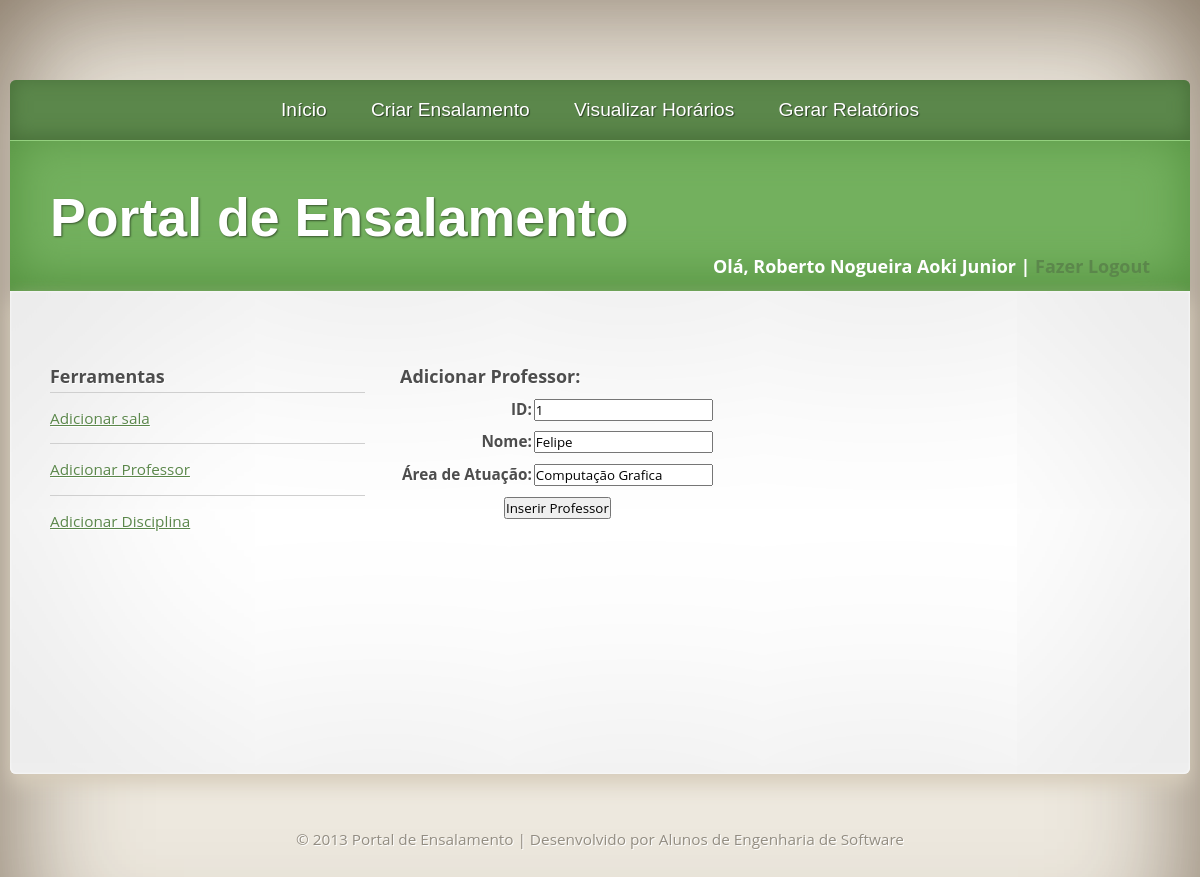
The app's page /atualiza_add_professor.php?acao=atualizarprofessor&id=1 (signed in) with its own data.
### tables this page shows
CREATE TABLE IF NOT EXISTS `professor` (
  `ID_PROFESSOR` int(11) NOT NULL AUTO_INCREMENT,
  `NOME` varchar(40) NOT NULL,
  `AREA_ATUA` varchar(50) NOT NULL,
  `CARGA_HR_T` int(3) NOT NULL,
  `CARGA_HR_D` int(3) NOT NULL,
  PRIMARY KEY (`ID_PROFESSOR`)
);

### atualiza_add_professor.php (the view, shortened to what this page needs)
<?php
$acao = $_REQUEST['acao'];
if($acao=="atualizarprofessor"){
	$id=$_REQUEST['id'];
	$sql = "SELECT * FROM professor WHERE ID_PROFESSOR = $id";
	$resulto = mysql_query($sql);
	if($tbl=mysql_fetch_array($resulto)){
		$codigo=$tbl["ID_PROFESSOR"];
		$nome=$tbl["NOME"];
		$area=$tbl["AREA_ATUA"];
	}else{
		echo 'registro nao encontrado';
	}
}
?>
<!DOCTYPE html PUBLIC "-//W3C//DTD XHTML 1.0 Strict//EN" "http://www.w3.org/TR/xhtml1/DTD/xhtml1-strict.dtd">
<html xmlns="http://www.w3.org/1999/xhtml">
	<head>
		<link rel="stylesheet" type="text/css" href="estilo.css" />
	</head>
	<body>
		<div id="corpo">
		<div id="banner">
			<div id="menu">
				<ul>
					<li><a href="index.php">Início</a></li>
					<li><a href="criar_ensalamento.php">Criar Ensalamento</a></li>
					<li><a href="visul_hora.php">Visualizar Horários</a></li>
					<li><a href="gera_relat.php">Gerar Relatórios</a></li>
				</ul>
				<br/>
			</div>
			<div id="cabecalho">
				<div id="logo">
					<h1><a href="index.php">Portal de Ensalamento</a></h1>
				</div>
                <div id="info">
					<h3><?php echo "Olá, " . $_SESSION['usuarioNome'];?> | <a href="logout.php">Fazer Logout</a></h3>
                </div>
			</div>
			<div id="pagina">
				<div id="lateral">
					<div class="caixa">
						<h3>Ferramentas</h3>
						<ul class="lista">
							<li><a href="add_sala.php">Adicionar sala</a></li>
							<li><a href="add_professor.php">Adicionar Professor</a></li>
							<li><a href="add_materia.php">Adicionar Disciplina</a></li>
						</ul>
					</div>
				</div>
				<div id="conteudo">
					<div class="caixa">
                    <h3>Adicionar Professor:</h3>
                    <form name="form" method="post" action="efetua_registro.php?tipo=professor">
                      <table border="0" align="center">
                        <tr>
                          <th align="right" scope="row">ID:</th>
                          <td><input type="text" name="id" value="<?php echo $codigo;?>"/></td>
                        </tr>
                        <tr>
                          <th align="right" scope="row">Nome:</th>
                          <td><input type="text" name="professor" value="<?php echo $nome;?>"/></td>
                        </tr>
                        <tr>
                          <th align="right" scope="row">Área de Atuação:</th>
                          <td><input type="text" name="atua" value="<?php echo $area;?>"/></td>
                        </tr>
                        <tr>
                          <th colspan="2" align="center" scope="row"><input type="submit" value="Inserir Professor"/></th>
                        </tr>
                      </table>
                    </form>
                    <p>&nbsp;</p>
					</div>
				  <p>&nbsp;</p>
				  <p>&nbsp;</p>
				  <p>&nbsp;</p>
				  <p>&nbsp;</p>
					<p><br/>
				  </p>
                </div>
				<br/>
			</div>
		</div>
		<div id="rodape">
			&copy; 2013 Portal de Ensalamento | Desenvolvido por Alunos de Engenharia de Software
		</div>
		</div>
	</body>
</html>

### estilo.css (style rules this page uses)
* { margin: 0; padding: 0; }
a { text-decoration: underline; color: #5B874B; }
body { color: #4D4D4D; font-size: 11.5pt; line-height: 2em; }
#corpo { padding: 80px 0 0 0; background: #EDE8DE; box-shadow: inset 0px 0px 130px 0px rgba(70,48,25,0.7); }
body,input { font-family: "Open Sans", sans-serif; }
ul { list-style: none; }
.caixa { margin: 0 0 35px 0; overflow: hidden; }
ul.lista li { border-top: solid 1px #CFCFCF; padding: 10px 0 10px 0; }
#conteudo { padding: 0; width: 750px; margin: 0 0 0 350px; }
#rodape { text-align: center; padding: 50px 0 130px 0; color: #938D82; text-shadow: 1px 1px 0px #ffffff; }
#cabecalho { position: relative; padding: 40px; height: 70px; background: #73B05E; color: #FFF; box-shadow: inset 0px -10px 50px 0px #53903E; overflow: hidden; }
#logo { height: 147px; line-height: 147px; left: 40px; bottom: 0; position: absolute; text-shadow: 1px 1px 2px rgba(0,0,0,0.5); }
#logo a { color: #FFF; text-decoration: none; }
#logo h1 { font-family: Abel, sans-serif; font-size: 3.5em; }
#info { line-height: 170px; text-align: right; }
#info a { text-decoration: none; }
#menu { padding: 0 40px 0 40px; font-family: Abel, sans-serif; line-height: 60px; margin: 0; background: #5B874B; height: 60px; width: 1100px; box-shadow: inset 0px -3px 20px 0px #466D37; border-bottom: solid 1px #93D07E; text-shadow: 1px 1px 1px rgba(0,0,0,0.5); border-top-left-radius: 6px; border-top-right-radius: 6px; text-align: center; }
#menu a { font-size: 1.25em; color: #FFF; text-decoration: none; }
#menu ul { list-style: none; }
#menu ul li { padding: 0 20px 0 20px; display: inline; }
#pagina { margin: 0; width: 1100px; padding: 70px 40px 0 40px; position: relative; background: #FFF; box-shadow: inset 0px 0px 3px 0px #ffffff, inset 0px 0px 250px 0px #d8d8d8, 0px 10px 20px 0px #D6CCBA; text-shadow: 1px 1px 0px #ffffff; border-bottom-left-radius: 6px; border-bottom-right-radius: 6px; }
#lateral { float: left; padding: 0; width: 315px; }
#banner { width: 1180px; position: relative; margin: 0 auto; }

### records on screen
professor: id "1", professor "Felipe", atua "Computação Grafica"

### other values on screen
$_SESSION['usuarioNome'] "Roberto Nogueira Aoki Junior"
